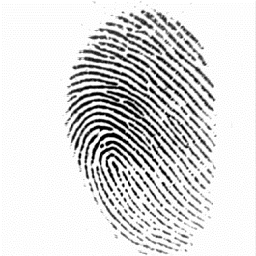
//> input picture fp.tif, 256 x 256 px
$ ./another_test   (built with g++ and OpenCV 4)
//> lines starting //> are read from the running program, lines starting //| are printed output that depends on the picture; after the words box and inside, x2 and y2 are one past the last pixel; in counts of white or black regions, pixels touching at a corner belong together
#include <stdio.h>
#include <stdarg.h>
#include "opencv2/opencv.hpp"
using namespace std;
using namespace cv;
int main(int argc, char* argv[])
{
    namedWindow("source");
    namedWindow("result");

    namedWindow("ang");

    Mat img=imread("fp.tif",0);
//> img is the input picture: 256 rows x 256 cols, CV_8UC1; min 0, max 255, mean 219.5
    cv::threshold(img,img,128,255,cv::THRESH_BINARY);
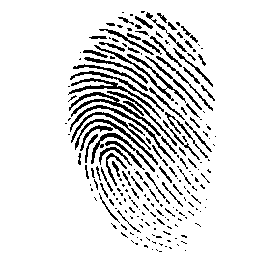
//> img: 256 rows x 256 cols, CV_8UC1; 87.1% white; black in thin lines or dots, all inside (x1, y1, x2, y2) = (65, 11, 216, 252)
    Mat thinned;

    thinned=img.clone(); // Just clone the input
    //Thinning(img,thinned); // Not actually needed

    cv::GaussianBlur(thinned,thinned,Size(3,3),1.0);
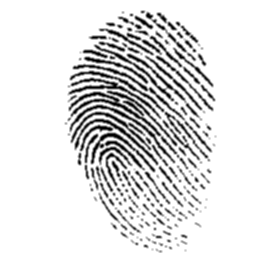
//> thinned: 256 rows x 256 cols, CV_8UC1; min 0, max 255, mean 222.1
    Mat gx,gy,ang,mag;
    cv::Sobel(thinned,gx,CV_32FC1,1,0);
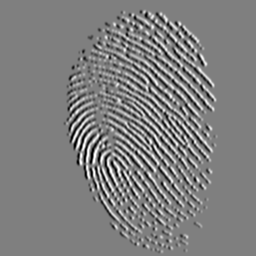
//> gx: 256 rows x 256 cols, CV_32FC1; min -740, max 740, mean 0; drawn with min black and max white
    cv::Sobel(thinned,gy,CV_32FC1,0,1);
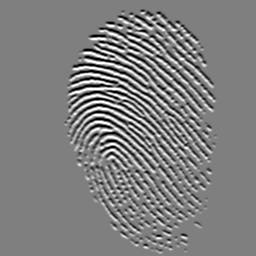
//> gy: 256 rows x 256 cols, CV_32FC1; min -740, max 740, mean 0; drawn with min black and max white
    cv::phase(gx,gy,ang,false);
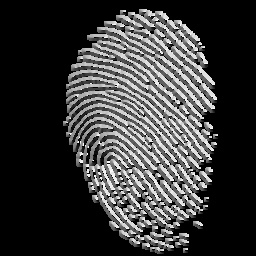
//> ang: 256 rows x 256 cols, CV_32FC1; min 0, max 6.28, mean 1.4; drawn with min black and max white
    cv::magnitude(gx,gy,mag);
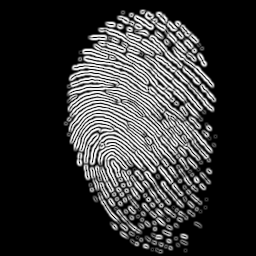
//> mag: 256 rows x 256 cols, CV_32FC1; min 0, max 791.3, mean 163.7; drawn with min black and max white

    cv::normalize(mag,mag,0,1,cv::NORM_MINMAX);


    Mat angRes=Mat::zeros(img.rows*3,img.cols*3,CV_8UC1);

    for (int i=0;i< img.rows;i+=2)
    {
        for (int j=0;j< img.cols;j+=2)
        {
            int x=j*3;
            int y=i*3;

            float r=5;
            float m=r*(mag.at<float>(i,j));
            float dx=m*r*cos(ang.at<float>(i,j));
            float dy=m*r*sin(ang.at<float>(i,j));

            cv::line(angRes,cv::Point(x,y),cv::Point(x+dx,y+dy),Scalar::all(255),1,CV_AA);
        }
    }
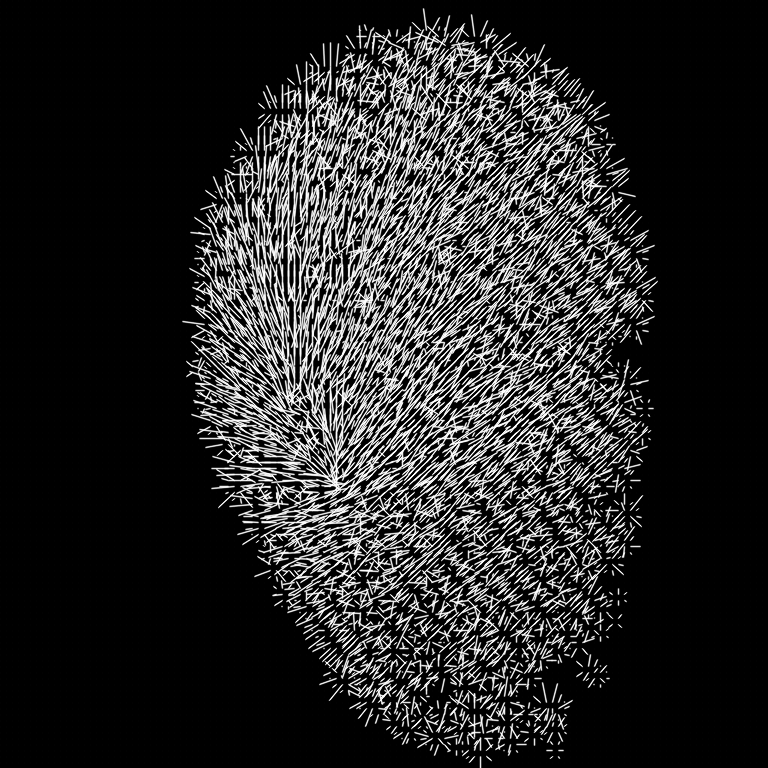
//> angRes: 768 rows x 768 cols, CV_8UC1; min 0, max 255, mean 40.8
    imshow("ang",angRes);
    imshow("source",img);
    imshow("result",thinned);
    cv::waitKey(0);
}

//g++ -ggdb another_test.cpp -o another_test `pkg-config --cflags --libs opencv`

$ run again, with 101_2.tif copied over fp.tif
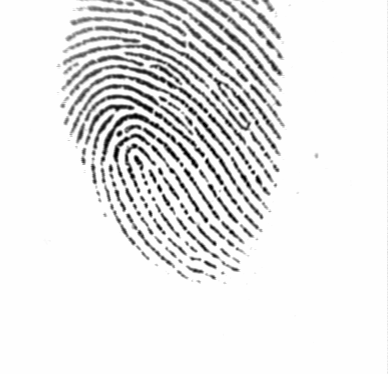
//> input picture 101_2.tif, 388 x 374 px
//> img is the input picture: 374 rows x 388 cols, CV_8UC1; min 1, max 254, mean 231.9
//> `cv::threshold(img,img,128,255,cv::THRESH_BINARY);`:
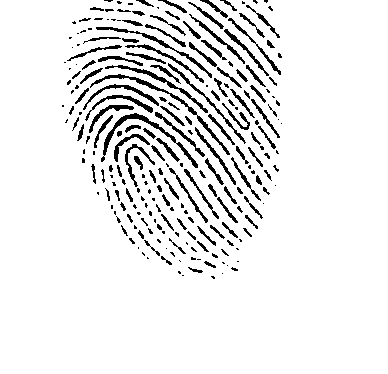
//> img: 374 rows x 388 cols, CV_8UC1; 91.8% white; black in thin lines or dots, all inside (x1, y1, x2, y2) = (62, 0, 282, 279)
//> thinned: 374 rows x 388 cols, CV_8UC1; 16.15% of pixels changed, all inside (x1, y1, x2, y2) = (61, 0, 283, 280)
//> after the loop `for (int i=0;i< img.rows;i+=2)`:
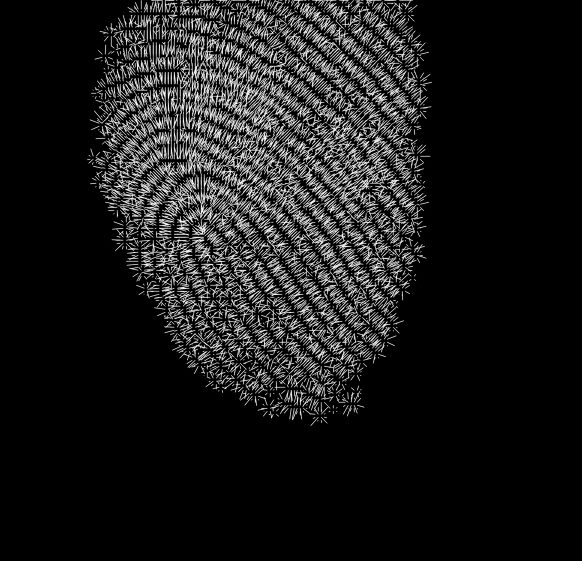
//> angRes: 1122 rows x 1164 cols, CV_8UC1 (shown at 1/2 size); min 0, max 255, mean 27

$ run again, with 101_3.tif copied over fp.tif
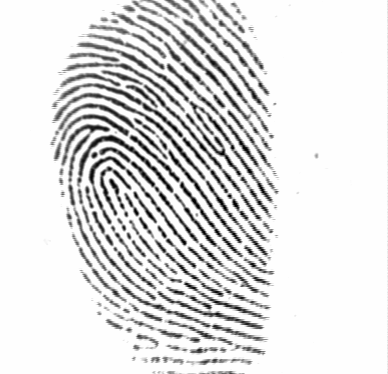
//> input picture 101_3.tif, 388 x 374 px
//> img is the input picture: 374 rows x 388 cols, CV_8UC1; min 1, max 254, mean 223.6
//> `cv::threshold(img,img,128,255,cv::THRESH_BINARY);`:
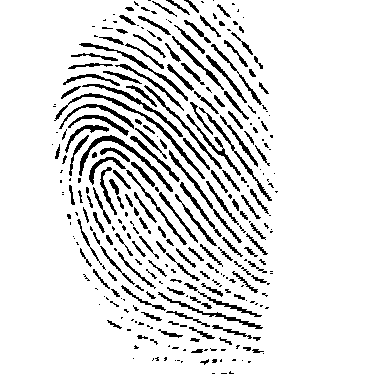
//> img: 374 rows x 388 cols, CV_8UC1; 88.6% white; black in thin lines or dots, all inside (x1, y1, x2, y2) = (52, 0, 278, 374)
//> after the loop `for (int i=0;i< img.rows;i+=2)`:
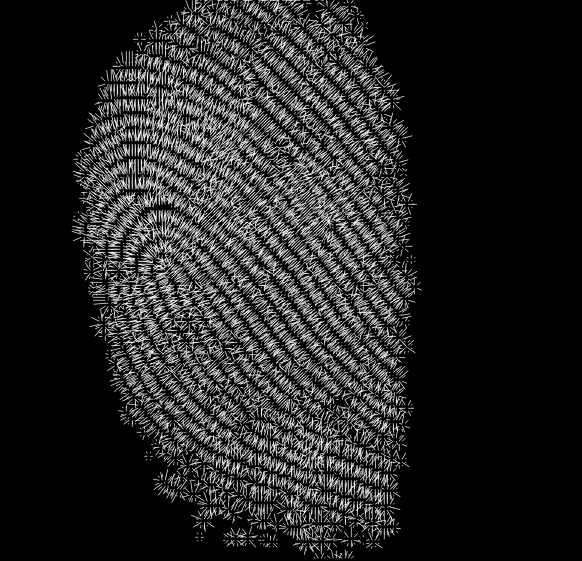
//> angRes: 1122 rows x 1164 cols, CV_8UC1 (shown at 1/2 size); min 0, max 255, mean 36.2
